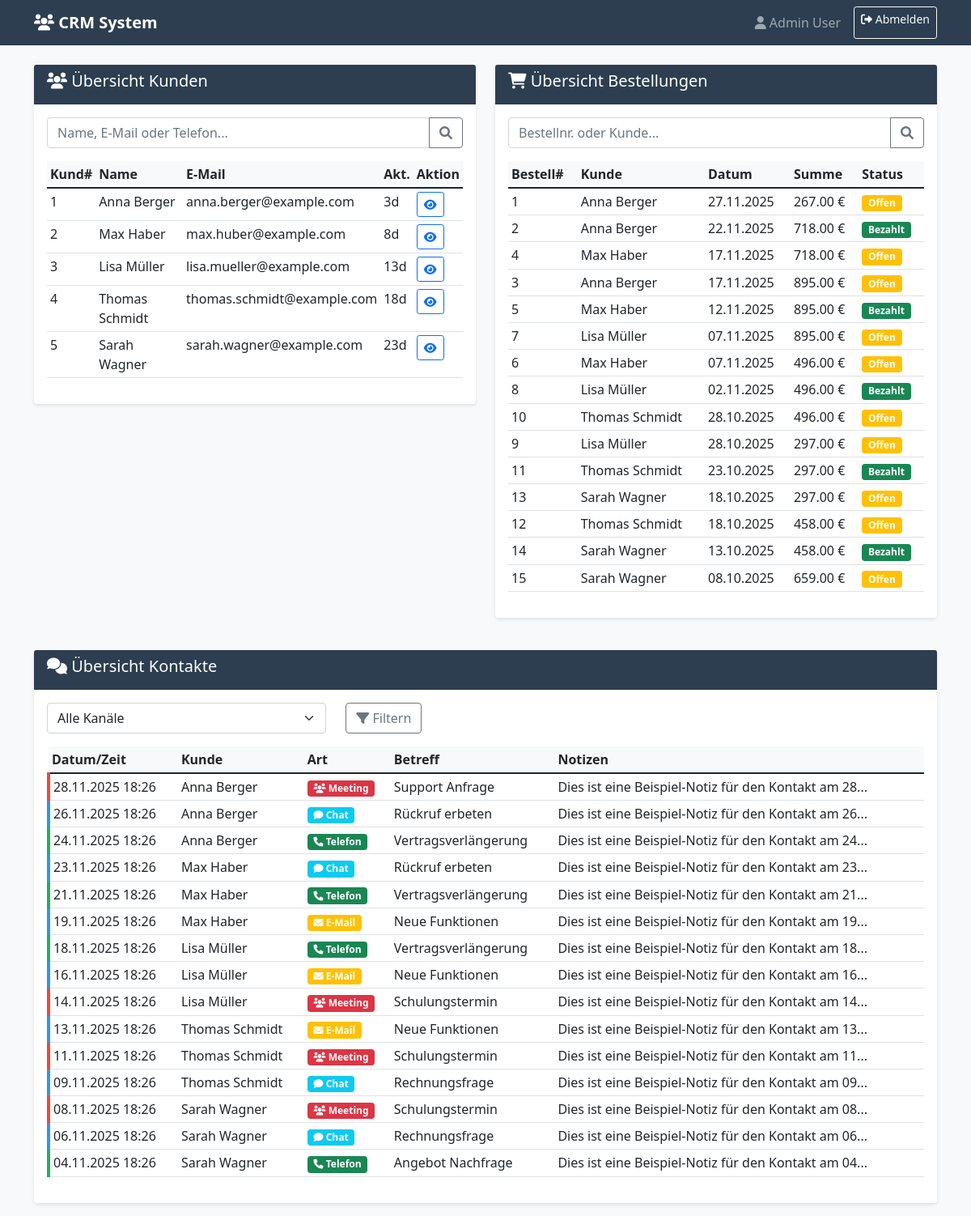
The page / (signed in) on the database its author committed.
### models.py (models this page shows, shortened)
class User(UserMixin, db.Model):
    __tablename__ = 'users'
    id = db.Column(db.Integer, primary_key=True)
    name = db.Column(db.String(100), nullable=False)
    email = db.Column(db.String(255), unique=True, nullable=True)
    password_hash = db.Column(db.String(255))
    role = db.Column(db.Enum('Schüler', 'Lehrer', 'Admin', name='user_role'), default='Schüler')
    created_at = db.Column(db.DateTime, default=datetime.utcnow)
    contacts = db.relationship('Contact', backref='user', lazy='dynamic')

class Customer(db.Model):
    __tablename__ = 'customers'
    id = db.Column(db.Integer, primary_key=True)
    first_name = db.Column(db.String(100), nullable=False)
    last_name = db.Column(db.String(100), nullable=False)
    email = db.Column(db.String(255), unique=True)
    phone = db.Column(db.String(50))
    created_at = db.Column(db.DateTime, default=datetime.utcnow)
    orders = db.relationship('Order', backref='customer', lazy='dynamic', cascade='all, delete-orphan')
    contacts = db.relationship('Contact', backref='customer', lazy='dynamic', cascade='all, delete-orphan')
    @property
    def full_name(self):
        return f"{self.first_name} {self.last_name}"
    @property
    def last_contact(self):
        return Contact.query.filter_by(customer_id=self.id).order_by(
            Contact.contact_time.desc()
        ).first()
    @property
    def last_contact_days(self):
        if self.last_contact:
            return (datetime.now() - self.last_contact.contact_time).days
        return None

class Contact(db.Model):
    __tablename__ = 'contacts'
    id = db.Column(db.Integer, primary_key=True)
    customer_id = db.Column(db.Integer, db.ForeignKey('customers.id'), nullable=False)
    user_id = db.Column(db.Integer, db.ForeignKey('users.id'))
    channel = db.Column(db.Enum('Telefon', 'E-Mail', 'Meeting', 'Chat', name='contact_channel'), nullable=False)
    subject = db.Column(db.String(255))
    notes = db.Column(db.Text)
    contact_time = db.Column(db.DateTime, nullable=False, default=datetime.utcnow)
    __table_args__ = (
        db.Index('idx_contacts_time', 'contact_time'),
        db.Index('idx_contacts_customer_time', 'customer_id', 'contact_time'),
    )

class Order(db.Model):
    __tablename__ = 'orders'
    id = db.Column(db.Integer, primary_key=True)
    customer_id = db.Column(db.Integer, db.ForeignKey('customers.id'), nullable=False)
    order_date = db.Column(db.DateTime, nullable=False, default=datetime.utcnow)
    status = db.Column(db.Enum('Offen', 'Bezahlt', 'Storniert', name='order_status'), default='Offen')
    total_amount = db.Column(db.Numeric(10, 2), nullable=False)
    order_items = db.relationship('OrderItem', backref='order', lazy='dynamic', cascade='all, delete-orphan')
    __table_args__ = (
        db.Index('idx_orders_date', 'order_date'),
        db.Index('idx_orders_customer_date', 'customer_id', 'order_date'),
    )

### app.py (the view, shortened to what this page needs)
    @app.route('/')
    @login_required
    def index():
        customer_search = request.args.get('customer_search', '')
        order_search = request.args.get('order_search', '')
        contact_filter = request.args.get('contact_filter', '')
        customer_query = Customer.query
        customers = customer_query.order_by(Customer.last_name, Customer.first_name).limit(20).all()
        order_query = db.session.query(Order, Customer).join(Customer)
        orders = order_query.order_by(Order.order_date.desc()).limit(50).all()
        contact_query = db.session.query(Contact, Customer).join(Customer)
        if contact_filter:
            contact_query = contact_query.filter(Contact.channel == contact_filter)
        contacts = contact_query.order_by(Contact.contact_time.desc()).limit(50).all()
        return render_template('index.html',
                             customers=customers,
                             orders=orders,
                             contacts=contacts,
                             customer_search=customer_search,
                             order_search=order_search,
                             contact_filter=contact_filter)

### templates/index.html (shortened to what this page needs)
{% extends "base.html" %}
{% block content %}
<div class="row">
    <div class="col-md-6">
        <div class="card">
            <div class="card-header">
                <h5><i class="fas fa-users"></i> Übersicht Kunden</h5>
            </div>
            <div class="card-body">
                <form method="GET" class="search-box">
                    <div class="input-group">
                        <input type="text" class="form-control" name="customer_search"
                               placeholder="Name, E-Mail oder Telefon..."
                               value="{{ customer_search }}">
                        <button class="btn btn-outline-secondary" type="submit">
                            <i class="fas fa-search"></i>
                        </button>
                    </div>
                </form>
                <div class="table-responsive">
                    <table class="table table-hover table-sm">
                        <thead>
                            <tr>
                                <th>Kund#</th>
                                <th>Name</th>
                                <th>E-Mail</th>
                                <th>Akt.</th>
                                <th>Aktion</th>
                            </tr>
                        </thead>
                        <tbody>
                            {% for customer in customers %}
                            <tr>
                                <td>{{ customer.id }}</td>
                                <td>{{ customer.full_name }}</td>
                                <td>{{ customer.email or '-' }}</td>
                                <td>
                                    {% if customer.last_contact_days %}
                                        {{ customer.last_contact_days }}d
                                    {% else %}
                                        -
                                    {% endif %}
                                </td>
                                <td>
                                    <a href="{{ url_for('customer_detail', customer_id=customer.id) }}"
                                       class="btn btn-sm btn-outline-primary">
                                        <i class="fas fa-eye"></i>
                                    </a>
                                </td>
                            </tr>
                            {% else %}
                            <tr>
                                <td colspan="5" class="text-center text-muted">Keine Kunden gefunden</td>
                            </tr>
                            {% endfor %}
                        </tbody>
                    </table>
                </div>
            </div>
        </div>
    </div>
    <div class="col-md-6">
        <div class="card">
            <div class="card-header">
                <h5><i class="fas fa-shopping-cart"></i> Übersicht Bestellungen</h5>
            </div>
            <div class="card-body">
                <form method="GET" class="search-box">
                    <div class="input-group">
                        <input type="text" class="form-control" name="order_search"
                               placeholder="Bestellnr. oder Kunde..."
                               value="{{ order_search }}">
                        <button class="btn btn-outline-secondary" type="submit">
                            <i class="fas fa-search"></i>
                        </button>
                    </div>
                </form>
                <div class="table-responsive">
                    <table class="table table-hover table-sm">
                        <thead>
                            <tr>
                                <th>Bestell#</th>
                                <th>Kunde</th>
                                <th>Datum</th>
                                <th>Summe</th>
                                <th>Status</th>
                            </tr>
                        </thead>
                        <tbody>
                            {% for order, customer in orders %}
                            <tr>
                                <td>{{ order.id }}</td>
                                <td>{{ customer.full_name }}</td>
                                <td>{{ order.order_date.strftime('%d.%m.%Y') }}</td>
                                <td>{{ "%.2f"|format(order.total_amount) }} €</td>
                                <td>
                                    <span class="badge bg-{% if order.status == 'Bezahlt' %}success{% elif order.status == 'Storniert' %}danger{% else %}warning{% endif %}">
                                        {{ order.status }}
                                    </span>
                                </td>
                            </tr>
                            {% else %}
                            <tr>
                                <td colspan="5" class="text-center text-muted">Keine Bestellungen gefunden</td>
                            </tr>
                            {% endfor %}
                        </tbody>
                    </table>
                </div>
            </div>
        </div>
    </div>
</div>
<div class="row mt-4">
    <div class="col-12">
        <div class="card">
            <div class="card-header">
                <h5><i class="fas fa-comments"></i> Übersicht Kontakte</h5>
            </div>
            <div class="card-body">
                <form method="GET" class="search-box">
                    <div class="row">
                        <div class="col-md-4">
                            <select class="form-select" name="contact_filter">
                                <option value="">Alle Kanäle</option>
                            </select>
                        </div>
                        <div class="col-md-2">
                            <button class="btn btn-outline-secondary" type="submit">
                                <i class="fas fa-filter"></i> Filtern
                            </button>
                        </div>
                    </div>
                </form>
                <div class="table-responsive">
                    <table class="table table-hover table-sm">
                        <thead>
                            <tr>
                                <th>Datum/Zeit</th>
                                <th>Kunde</th>
                                <th>Art</th>
                                <th>Betreff</th>
                                <th>Notizen</th>
                            </tr>
                        </thead>
                        <tbody>
                            {% for contact, customer in contacts %}
                            <tr class="contact-item {{ contact.channel.lower() }}">
                                <td>{{ contact.contact_time.strftime('%d.%m.%Y %H:%M') }}</td>
                                <td>{{ customer.full_name }}</td>
                                <td>
                                    <span class="badge bg-{% if contact.channel == 'Telefon' %}success{% elif contact.channel == 'E-Mail' %}warning{% elif contact.channel == 'Meeting' %}danger{% else %}info{% endif %}">
                                        <i class="fas fa-{% if contact.channel == 'Telefon' %}phone{% elif contact.channel == 'E-Mail' %}envelope{% elif contact.channel == 'Meeting' %}users{% else %}comment{% endif %}"></i>
                                        {{ contact.channel }}
                                    </span>
                                </td>
                                <td>{{ contact.subject or '-' }}</td>
                                <td>{{ contact.notes[:50] or '-' }}{% if contact.notes and contact.notes|length > 50 %}...{% endif %}</td>
                            </tr>
                            {% else %}
                            <tr>
                                <td colspan="5" class="text-center text-muted">Keine Kontakte gefunden</td>
                            </tr>
                            {% endfor %}
                        </tbody>
                    </table>
                </div>
            </div>
        </div>
    </div>
</div>
{% endblock %}

### templates/base.html (shortened to what this page needs)
<!DOCTYPE html>
<html lang="de">
<head>
    <link href="https://cdn.jsdelivr.net/npm/bootstrap@5.1.3/dist/css/bootstrap.min.css" rel="stylesheet">
    <link href="https://cdnjs.cloudflare.com/ajax/libs/font-awesome/6.0.0/css/all.min.css" rel="stylesheet">
</head>
<body>
    <nav class="navbar navbar-expand-lg navbar-dark" style="background-color: var(--primary-color);">
        <div class="container">
            <a class="navbar-brand" href="{{ url_for('index') }}">
                <i class="fas fa-users"></i> CRM System
            </a>
            <div class="navbar-nav ms-auto">
                {% if current_user.is_authenticated %}
                    <span class="navbar-text me-3">
                        <i class="fas fa-user"></i> {{ current_user.name }}
                    </span>
                    <a class="btn btn-outline-light btn-sm" href="{{ url_for('login') }}">
                        <i class="fas fa-sign-out-alt"></i> Abmelden
                    </a>
                {% else %}
                    <a class="btn btn-outline-light btn-sm" href="{{ url_for('login') }}">
                        <i class="fas fa-sign-in-alt"></i> Anmelden
                    </a>
                {% endif %}
            </div>
        </div>
    </nav>
    <div class="container mt-4">
        {% block content %}{% endblock %}
    </div>
</body>
</html>

### templates/base.html (style rules this page uses)
:root { --primary-color: #2c3e50; --secondary-color: #3498db; --success-color: #27ae60; --warning-color: #f39c12; --danger-color: #e74c3c; --light-bg: #f8f9fa; --dark-bg: #343a40; }
body { font-family: 'Segoe UI', Tahoma, Geneva, Verdana, sans-serif; background-color: var(--light-bg); }
.navbar-brand { font-weight: 600; }
.card { border: none; box-shadow: 0 2px 4px rgba(0,0,0,0.1); margin-bottom: 1rem; }
.card-header { background-color: var(--primary-color); color: white; font-weight: 500; }
.table th { background-color: #f8f9fa; font-weight: 600; border-top: none; }
.btn-sm { padding: 0.25rem 0.5rem; font-size: 0.875rem; }
.search-box { margin-bottom: 1rem; }
.contact-item { border-left: 4px solid var(--secondary-color); padding-left: 1rem; margin-bottom: 1rem; }
.contact-item.telefon { border-left-color: var(--success-color); }
.contact-item.meeting { border-left-color: var(--danger-color); }
.contact-item.chat { border-left-color: var(--secondary-color); }

### rows shown on the page
User: name "Admin User"
Customer: id "1", full_name "Anna Berger", email "anna.berger@example.com", last_contact_days "3"
Customer: id "2", full_name "Max Haber", email "max.huber@example.com", last_contact_days "8"
Customer: id "3", full_name "Lisa Müller", email "lisa.mueller@example.com", last_contact_days "13"
Customer: id "4", full_name "Thomas Schmidt", email "thomas.schmidt@example.com", last_contact_days "18"
Customer: id "5", full_name "Sarah Wagner", email "sarah.wagner@example.com", last_contact_days "23"
Order: id "1", full_name "Anna Berger", order_date "27.11.2025", total_amount "267.00", status "Offen"
Order: id "2", full_name "Anna Berger", order_date "22.11.2025", total_amount "718.00", status "Bezahlt"
Order: id "4", full_name "Max Haber", order_date "17.11.2025", total_amount "718.00", status "Offen"
Order: id "3", full_name "Anna Berger", order_date "17.11.2025", total_amount "895.00", status "Offen"
Order: id "5", full_name "Max Haber", order_date "12.11.2025", total_amount "895.00", status "Bezahlt"
Order: id "7", full_name "Lisa Müller", order_date "07.11.2025", total_amount "895.00", status "Offen"
Order: id "6", full_name "Max Haber", order_date "07.11.2025", total_amount "496.00", status "Offen"
Order: id "8", full_name "Lisa Müller", order_date "02.11.2025", total_amount "496.00", status "Bezahlt"
Order: id "10", full_name "Thomas Schmidt", order_date "28.10.2025", total_amount "496.00", status "Offen"
Order: id "9", full_name "Lisa Müller", order_date "28.10.2025", total_amount "297.00", status "Offen"
Order: id "11", full_name "Thomas Schmidt", order_date "23.10.2025", total_amount "297.00", status "Bezahlt"
Order: id "13", full_name "Sarah Wagner", order_date "18.10.2025", total_amount "297.00", status "Offen"
Order: id "12", full_name "Thomas Schmidt", order_date "18.10.2025", total_amount "458.00", status "Offen"
Order: id "14", full_name "Sarah Wagner", order_date "13.10.2025", total_amount "458.00", status "Bezahlt"
Order: id "15", full_name "Sarah Wagner", order_date "08.10.2025", total_amount "659.00", status "Offen"
Contact: contact_time "28.11.2025 18:26", full_name "Anna Berger", channel "Meeting", subject "Support Anfrage", notes "Dies ist eine Beispiel-Notiz für den Kontakt am 28"
Contact: contact_time "26.11.2025 18:26", full_name "Anna Berger", channel "Chat", subject "Rückruf erbeten", notes "Dies ist eine Beispiel-Notiz für den Kontakt am 26"
Contact: contact_time "24.11.2025 18:26", full_name "Anna Berger", channel "Telefon", subject "Vertragsverlängerung", notes "Dies ist eine Beispiel-Notiz für den Kontakt am 24"
Contact: contact_time "23.11.2025 18:26", full_name "Max Haber", channel "Chat", subject "Rückruf erbeten", notes "Dies ist eine Beispiel-Notiz für den Kontakt am 23"
Contact: contact_time "21.11.2025 18:26", full_name "Max Haber", channel "Telefon", subject "Vertragsverlängerung", notes "Dies ist eine Beispiel-Notiz für den Kontakt am 21"
Contact: contact_time "19.11.2025 18:26", full_name "Max Haber", channel "E-Mail", subject "Neue Funktionen", notes "Dies ist eine Beispiel-Notiz für den Kontakt am 19"
Contact: contact_time "18.11.2025 18:26", full_name "Lisa Müller", channel "Telefon", subject "Vertragsverlängerung", notes "Dies ist eine Beispiel-Notiz für den Kontakt am 18"
Contact: contact_time "16.11.2025 18:26", full_name "Lisa Müller", channel "E-Mail", subject "Neue Funktionen", notes "Dies ist eine Beispiel-Notiz für den Kontakt am 16"
Contact: contact_time "14.11.2025 18:26", full_name "Lisa Müller", channel "Meeting", subject "Schulungstermin", notes "Dies ist eine Beispiel-Notiz für den Kontakt am 14"
Contact: contact_time "13.11.2025 18:26", full_name "Thomas Schmidt", channel "E-Mail", subject "Neue Funktionen", notes "Dies ist eine Beispiel-Notiz für den Kontakt am 13"
Contact: contact_time "11.11.2025 18:26", full_name "Thomas Schmidt", channel "Meeting", subject "Schulungstermin", notes "Dies ist eine Beispiel-Notiz für den Kontakt am 11"
Contact: contact_time "09.11.2025 18:26", full_name "Thomas Schmidt", channel "Chat", subject "Rechnungsfrage", notes "Dies ist eine Beispiel-Notiz für den Kontakt am 09"
Contact: contact_time "08.11.2025 18:26", full_name "Sarah Wagner", channel "Meeting", subject "Schulungstermin", notes "Dies ist eine Beispiel-Notiz für den Kontakt am 08"
Contact: contact_time "06.11.2025 18:26", full_name "Sarah Wagner", channel "Chat", subject "Rechnungsfrage", notes "Dies ist eine Beispiel-Notiz für den Kontakt am 06"
Contact: contact_time "04.11.2025 18:26", full_name "Sarah Wagner", channel "Telefon", subject "Angebot Nachfrage", notes "Dies ist eine Beispiel-Notiz für den Kontakt am 04"
